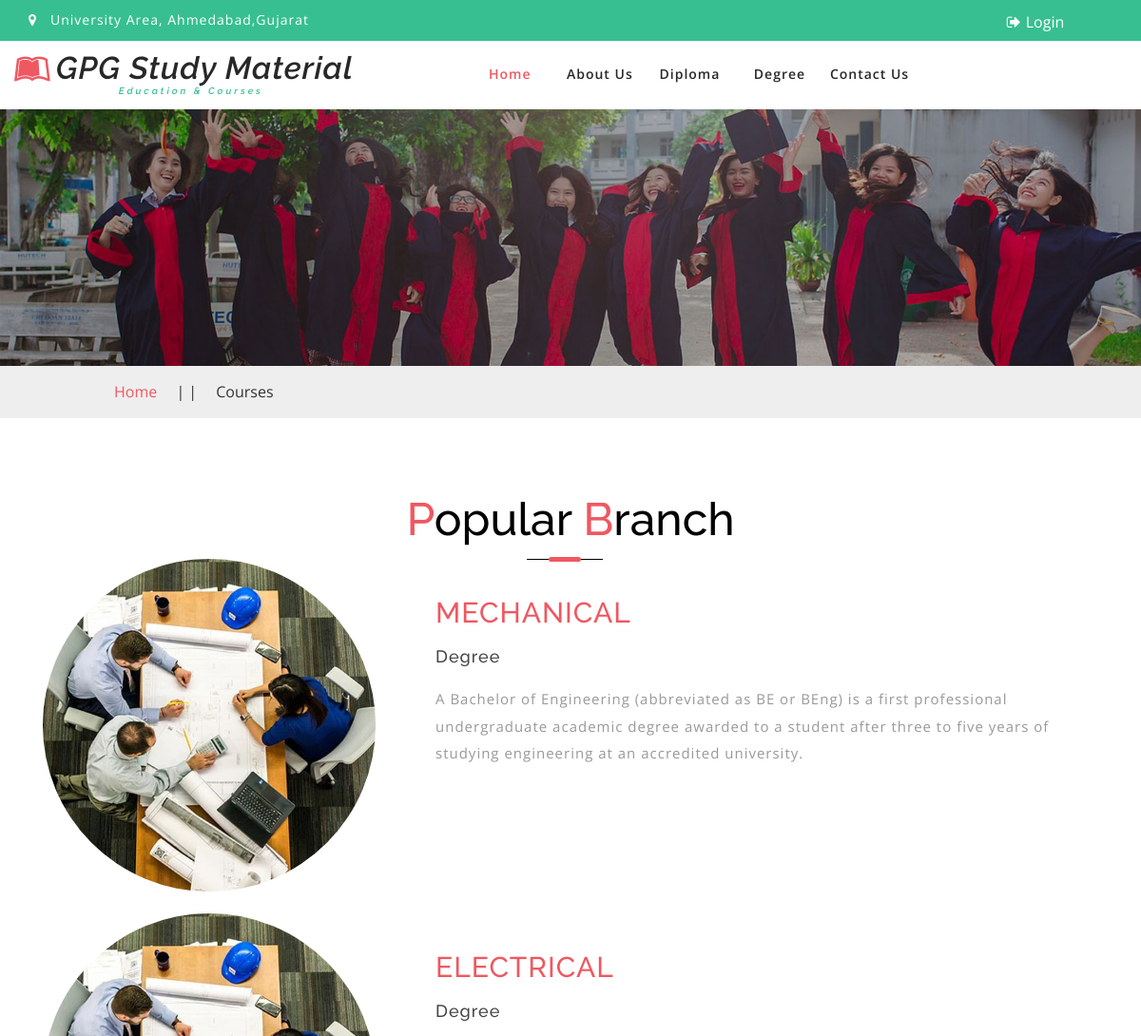
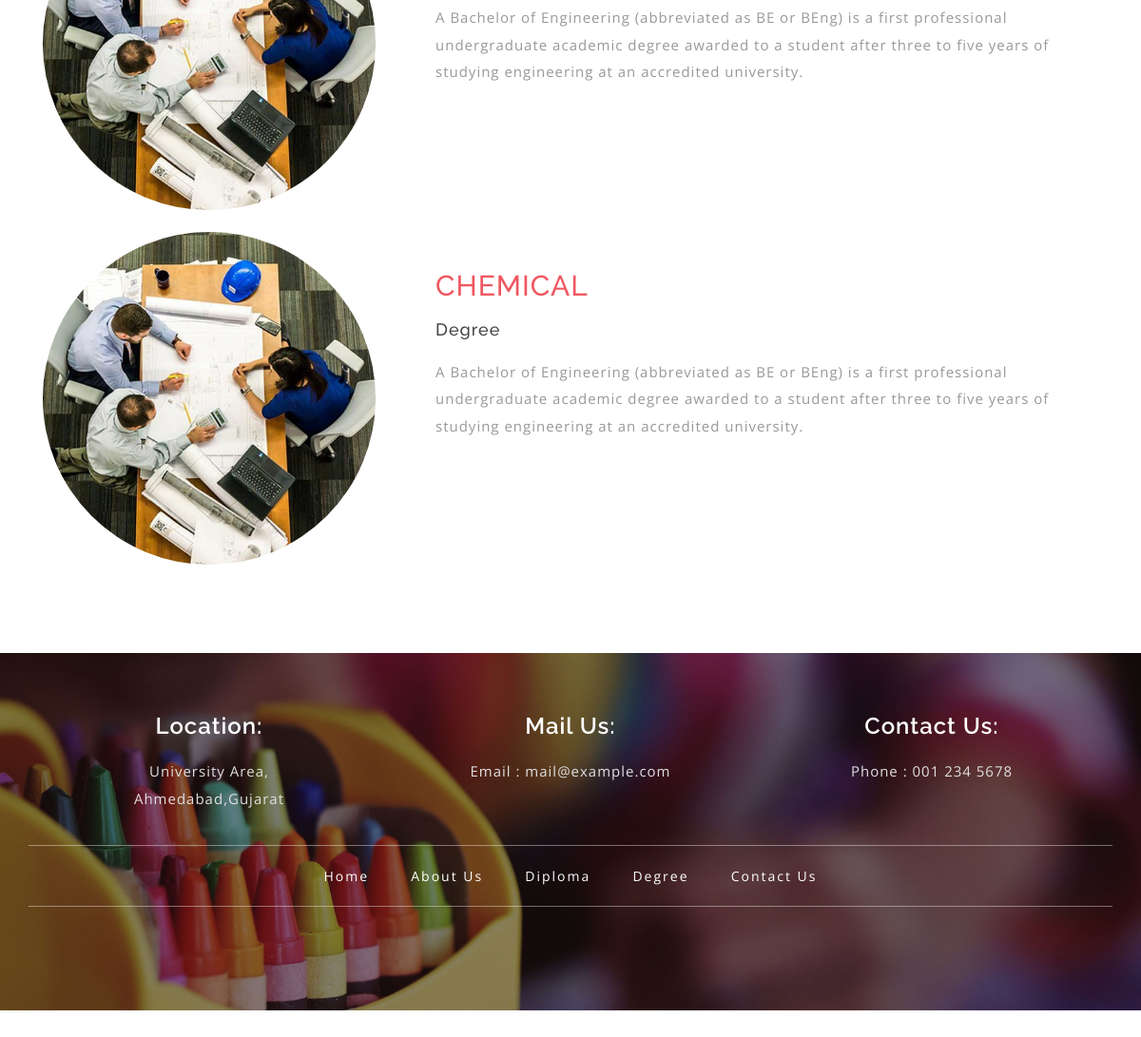
Screenshot of /diploma_gpg_material/student/degree.php with the database file from the repository (2 pictures, top to bottom).
### tables this page shows
CREATE TABLE `tbl_branch` (
  `b_id` int(11) NOT NULL,
  `b_name` varchar(50) DEFAULT NULL,
  `b_stream` varchar(5) NOT NULL,
  `b_status` varchar(5) DEFAULT NULL
);

### diploma_gpg_material/student/degree.php (the view, shortened to what this page needs)
<?php
    if(!isset($_SESSION['log']))
    {
        include 'header.php';
    }
    else
    {
      include 'header1.php';
    }
?>
<div class="inner_page_agile"></div>
<div class="services-breadcrumb">
		<div class="inner_breadcrumb">
			<ul class="short_ls">
				<li>
					<a href="index.php">Home</a>
					<span>| |</span>
				</li>
				<li>Courses</li>
			</ul>
		</div>
	</div>
	<div class="blog-cource">
		<div class="container">
			<div class="title-div">
				<h3 class="tittle">
					<span>P</span>opular
					<span>B</span>ranch
				</h3>
			<?php
				$qry1="SELECT * FROM tbl_branch WHERE b_stream=2";
			 	$run1=mysqli_query($con,$qry1);
			 	while ($res1=mysqli_fetch_array($run1))
			 	{
			 		echo '<div class="blog-info">
							<div class="col-xs-4 blog-grid-img">
								<img src="images/c7.jpg" class="img-responsive" alt="" />
							</div>
							<div class="col-xs-8 blog-grid-text">
								<h4>'.$res1['b_name'].'</h4>
								<h6>Degree</h6>
								<p>A Bachelor of Engineering (abbreviated as BE or BEng) is a first professional undergraduate academic degree awarded to a student after three to five years of studying engineering at an accredited university.</p>
							</div>
							<div class="clearfix"> </div>
						</div><br>';
			 	}
			?>
		</div>
	</div>
<?php
	include "footer.php";
?>

### diploma_gpg_material/student/css/style.css (style rules this page uses)
html, body { margin: 0; font-size: 100%; background: #fff; font-family: 'Open Sans', sans-serif; }
body a { text-decoration: none; transition: 0.5s all; -webkit-transition: 0.5s all; -moz-transition: 0.5s all; -o-transition: 0.5s all; -ms-transition: 0.5s all; }
h1, h2, h3, h4, h5, h6 { margin: 0; font-family: 'Raleway', sans-serif; }
p { margin: 0; letter-spacing: 1px; font-size: 15px; line-height: 1.9; color: #999; font-family: 'Open Sans', sans-serif; }
ul { margin: 0; padding: 0; }
h3.tittle { color: #000; font-size: 3em; text-align: center; margin-bottom: 16px; }
h3.tittle span { color: #ef5861; }
.title-div { margin-bottom: 70px; }
.services, .news, .testimonials, .middle-sec-agile, .aitsresumethree, .about-sec, .team, .blog-cource, .register-form-main, .gallery, .w3_wthree_agileits_icons, .typo { padding: 5em 0; }
.inner_page_agile { text-align: center; background: url(../images/1.jpg) no-repeat center; background-size: cover; -webkit-background-size: cover; -moz-background-size: cover; -o-background-size: cover; -ms-background-size: cover; min-height: 300px; }
.services-breadcrumb { width: 100%; border: none; padding: 1em 0; background: #eee; }
.services-breadcrumb ul li span { padding: 0 1em; }
ul.short_ls { text-align: left; }
ul.short_ls li { list-style: none; display: inline-block; }
.inner_breadcrumb { width: 80%; margin: 0 auto; }
ul.short_ls li a { color: #EF5861; text-decoration: none; }
.blog-grid-text { padding: 0 3em; margin-top: 2.5em; }
.blog-grid-text h4 { color: #ef5861; font-size: 30px; text-transform: uppercase; letter-spacing: 1px; }
.blog-grid-text h6 { font-size: 18px; color: #444; letter-spacing: 1px; margin: 20px 0; }
.blog-grid-img img { border-radius: 50%; }
@media (max-width: 1366px) { .inner_page_agile { min-height: 270px; } }

### rows the page displays
tbl_branch: b_name "MECHANICAL"
tbl_branch: b_name "ELECTRICAL"
tbl_branch: b_name "CHEMICAL"
